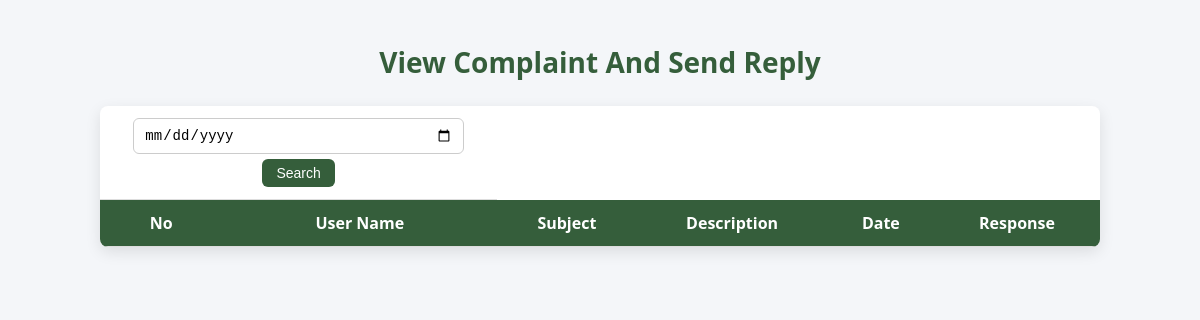
The app's page /ComplaintReply, older data.
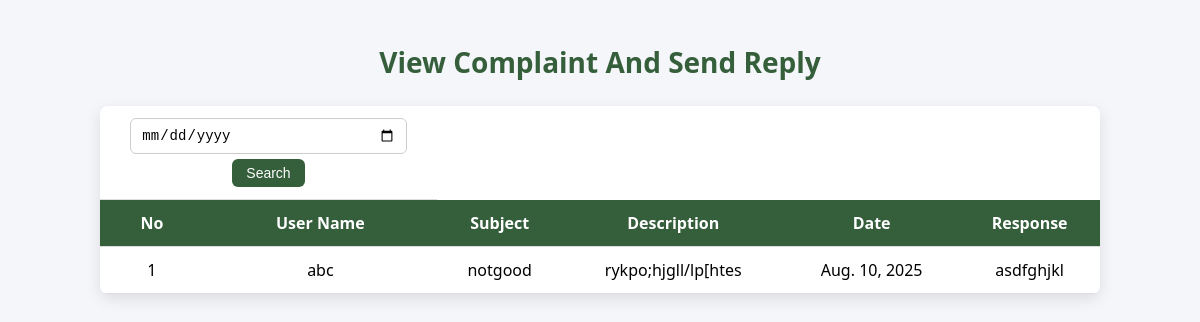
The same page, newer data.
### healthapp/models.py (models this page shows)
class ComplaintTable(models.Model):
    USER = models.ForeignKey(UserTable,on_delete=models.CASCADE,blank=True,null=True)
    HOSPITAL = models.ForeignKey(HospitalTable,on_delete=models.CASCADE,blank=True,null=True)
    Subject =  models.CharField(max_length=100,blank=True,null=True)
    Description =  models.CharField(max_length=200,blank=True,null=True)
    Response = models.CharField(max_length=100,blank=True,null=True)
    Date = models.DateField(auto_now_add=True)

class UserTable(models.Model):
    UserName = models.CharField(max_length=30,blank=True, null=True)
    Gender = models.CharField(max_length=10, blank=True, null=True)
    DOB = models.DateField(blank=True,null=True)
    E_mail = models.CharField(max_length=30, blank=True, null=True)
    Phone = models.BigIntegerField(blank=True,null=True)
    Address = models.CharField(max_length=100,blank=True,null=True)
    City = models.CharField(max_length=30,blank=True,null=True)
    State = models.CharField(max_length=30,blank=True,null=True)
    Pincode = models.IntegerField(blank=True,null=True)
    LOGIN =models.ForeignKey(LoginTable,on_delete=models.CASCADE,null=True,blank=True)
    Created_at = models.DateTimeField(auto_now_add=True,blank=True,null=True)

### healthapp/views.py (the view)
# urls.py: path("ComplaintReply", ComplaintReply.as_view(), name="ComplaintReply"),
class ComplaintReply(View):
    def get(self,request):
        obj = ComplaintTable.objects.all()
        return render(request, "Hospital/ComplaintReply.html",{'val':obj})

### templates/Hospital/ComplaintReply.html (shortened to what this page needs)
<!DOCTYPE html>
<html lang="en">
<head>
</head>
<body>
<h2>View Complaint And Send Reply</h2>
<table>
    <form method="post" action="SearchComplaint">
    <tr>
        <td colspan="2">
            <input type="date" name="search" value="{{ date }}">
            <input type="submit" value="Search">
        </td>
    </tr>
    </form>
    <tr>
        <th>No</th>
        <th>User Name</th>
        <th>Subject</th>
        <th>Description</th>
        <th>Date</th>
        <th>Response</th>
    </tr>
    {% for i in val %}
    <tr>
        <td>{{ forloop.counter }}</td>
        <td>{{ i.USER.UserName }}</td>
        <td>{{ i.Subject }}</td>
        <td>{{ i.Description }}</td>
        <td>{{ i.Date }}</td>
        <td>
            {% if i.Response %}
            {{ i.Response }}
            {% else %}
            <form method="post" action="CompReply/{{ i.id }}">
                {% csrf_token %}
                <textarea name="Reply"></textarea><br>
                <input type="submit" value="Reply">
            </form>
            {% endif %}
        </td>
    </tr>
    {% endfor %}
</table>
</body>
</html>

Row changes from the older to the newer data that the page shows:
added ComplaintTable: USER.UserName "abc", Subject "notgood", Description "rykpo;hjgll/lp[htes", Date "Aug. 10, 2025", Response "asdfghjkl"
